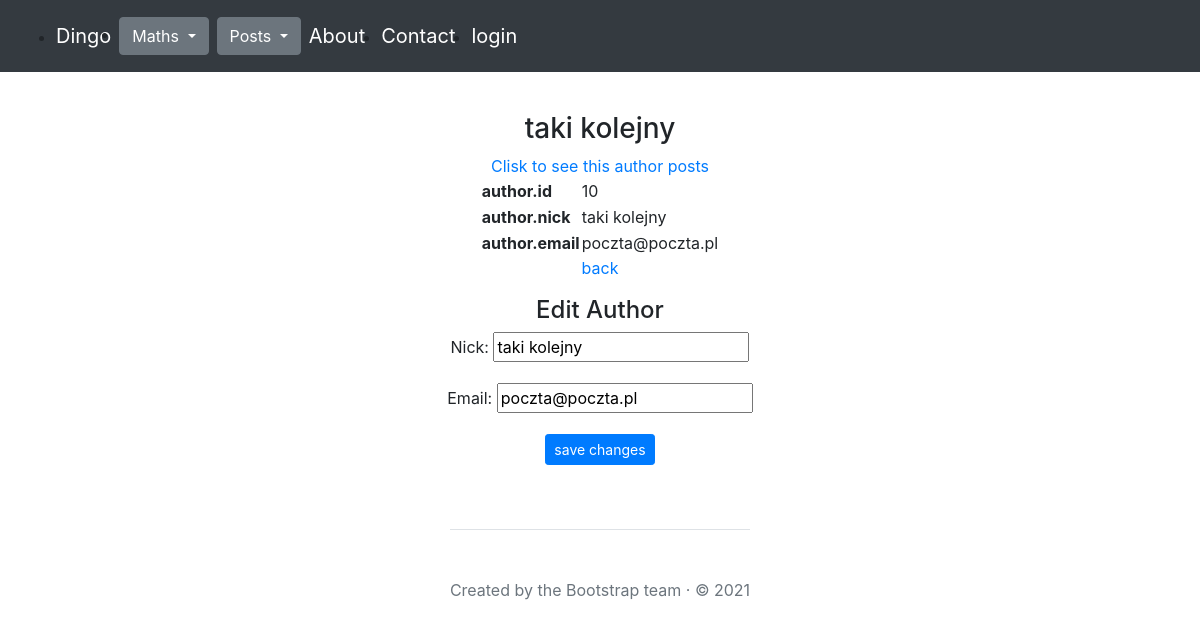
/posts/authordetails/10, run on the app's committed database.
### posts/models.py (models this page shows, shortened)
class Author(models.Model):
    nick = models.CharField(max_length=30, null=False, unique=True)
    email = models.EmailField(null=False, unique=True)

### posts/views.py (the view)
# urls.py: path('authordetails/<int:id>', author_details, name="authordetails"),
def author_details(request, id):
    author = Author.objects.get(id=id)
    if request.method == 'POST':
        form = AuthorForm(request.POST, instance=author)
        if form.is_valid():
            form.save()
            messages.success(request, "Author changed successfully")
    else:
        form = AuthorForm(instance=author)
    return render(
        request=request,
        template_name="posts/authordetails.html",
        context={"author": author, "form": form,
                }
    )

### posts/forms.py (shortened to what this page needs)
class AuthorForm(forms.ModelForm):
    class Meta:
        model = Author
        fields = ['nick', 'email']

### posts/templates/posts/authordetails.html (shortened to what this page needs)
{% extends "main.html" %}
{% block content %}
<div class="mt-3 d-flex flex-column align-items-center justify-content-center">
    <h3>{{ author.nick }}</h3>
    <table>
        <tr>
            <th>author.id</th>
            <td>{{ author.id }}</td>
        </tr>
        <tr>
            <th>author.nick</th>
            <td>{{ author.nick }}</td>
        </tr>
        <tr>
            <th>author.email</th>
            <td>{{ author.email }}</td>
        </tr>
        <tr><a href="{% url 'posts:author_posts' author.nick %}">Clisk to see this author posts</a></tr>
    </table>
    <a href="{% url 'posts:authors' %}">back</a>
    <h4 class="mt-3">Edit Author</h4>
    <form method="post" class="d-flex flex-column align-items-center justify-content-end">
        {{ form.as_p }}
        <button class="btn btn-sm btn-primary" type="submit">save changes</button>
    </form>
</div>
{% endblock %}

### data on the page
Author: nick "taki kolejny", id "10", email "poczta@poczta.pl"
